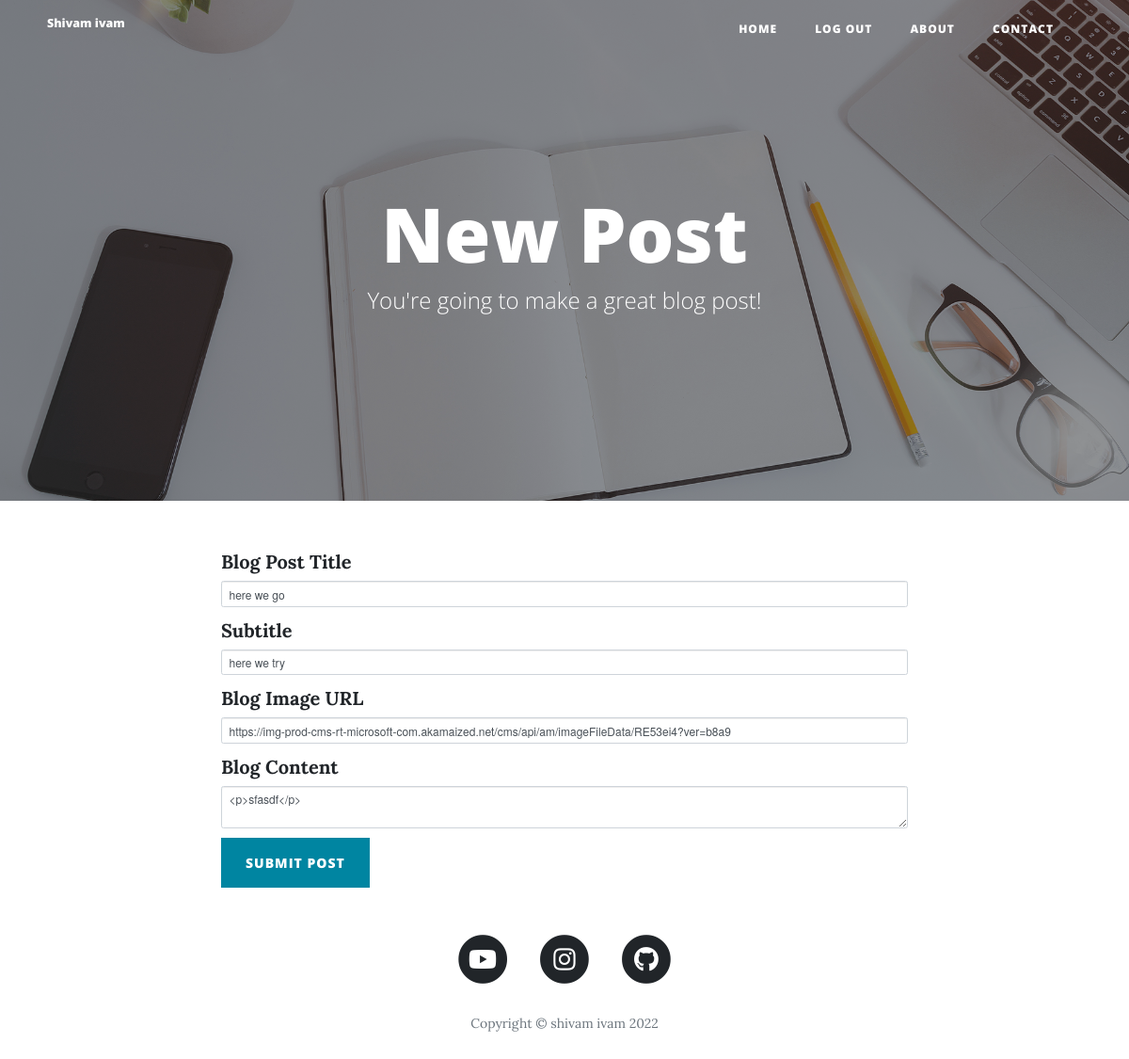
Page /edit-post/1 (signed in) on the earlier database version.
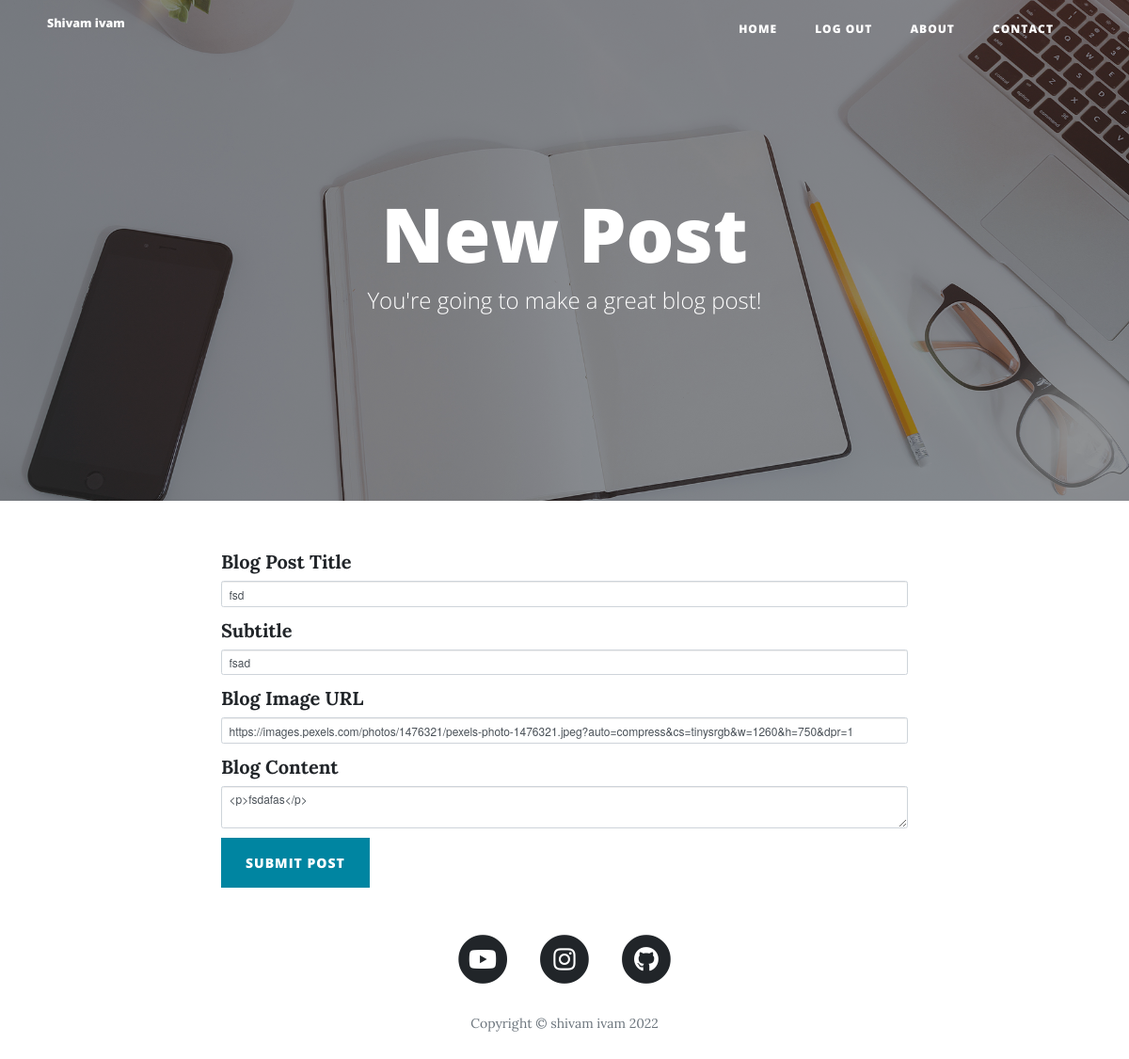
Same page on the later database version.
### main.py (models this page shows)
class BlogPost(db.Model):
    __tablename__ = "blog_posts"
    id = db.Column(db.Integer, primary_key=True)
    author_id = db.Column(db.Integer, db.ForeignKey("users.id"))
    author = relationship("User", back_populates="posts")
    title = db.Column(db.String(250), unique=True, nullable=False)
    subtitle = db.Column(db.String(250), nullable=False)
    date = db.Column(db.String(250), nullable=False)
    body = db.Column(db.Text, nullable=False)
    img_url = db.Column(db.String(250), nullable=False)
    comments = relationship("Comment", back_populates="parent_post")

### main.py (the view)
    def wrapper_function(*args, **kwargs):
        if current_user.id != 1:
            return abort(403)
        return f(*args, **kwargs)

### forms.py
class CreatePostForm(FlaskForm):
    title = StringField("Blog Post Title", validators=[DataRequired()])
    subtitle = StringField("Subtitle", validators=[DataRequired()])
    img_url = StringField("Blog Image URL", validators=[DataRequired(), URL()])
    body = CKEditorField("Blog Content", validators=[DataRequired()])
    submit = SubmitField("Submit Post")

### main.py (called while the page is built, shortened)
def admin_only(f):
    def wrapper_function(*args, **kwargs):
        if current_user.id != 1:
            return abort(403)
        return f(*args, **kwargs)
    wrapper_function.__name__ = f.__name__
    return wrapper_function

@login_manager.user_loader
def load_user(user_id):
    return User.query.get(int(user_id))

@app.route("/edit-post/<int:post_id>", methods=["GET", "POST"])
@admin_only
def edit_post(post_id):
    with app.app_context():
        post = BlogPost.query.get(post_id)
        edit_form = CreatePostForm(
            title=post.title,
            subtitle=post.subtitle,
            img_url=post.img_url,
            body=post.body
        )
    return render_template("make-post.html", form=edit_form)

### templates/make-post.html (shortened to what this page needs)
{% extends 'bootstrap/base.html' %}
{% import "bootstrap/wtf.html" as wtf %}
{% block content %}
{% include "header.html" %}
  <header class="masthead" style="background-image: url('{{ url_for('static', filename='img/edit-bg.jpg')}}')">
    <div class="overlay"></div>
    <div class="container">
      <div class="row">
        <div class="col-lg-8 col-md-10 mx-auto">
          <div class="page-heading">
            {% if is_edit: %}
            <h1>Edit Post</h1>
            {% else: %}
            <h1>New Post</h1>
            {% endif %}
            <span class="subheading">You're going to make a great blog post!</span>
          </div>
        </div>
      </div>
    </div>
  </header>
  <div class="container">
    <div class="row">
      <div class="col-lg-8 col-md-10 mx-auto">
        {{ wtf.quick_form(form, novalidate=True, button_map={"submit": "primary"}) }}
      </div>
    </div>
  </div>
{% include "footer.html" %}
{% endblock %}

### templates/header.html (shortened to what this page needs)
<!DOCTYPE html>
<html lang="en">
<head>
  <link href="{{ url_for('static', filename='vendor/bootstrap/css/bootstrap.min.css') }}" rel="stylesheet">
  <link href="{{ url_for('static', filename='vendor/fontawesome-free/css/all.min.css')}}" rel="stylesheet" type="text/css">
  <link href="{{ url_for('static', filename='css/clean-blog.min.css')}}" rel="stylesheet">
</head>
<body>
  <nav class="navbar navbar-expand-lg navbar-light fixed-top" id="mainNav">
    <div class="container">
      <a class="navbar-brand" href="{{url_for('get_all_posts')}}">Shivam ivam</a>
      <div class="collapse navbar-collapse" id="navbarResponsive">
        <ul class="navbar-nav ml-auto">
          <li class="nav-item">
            <a class="nav-link" href="{{ url_for('get_all_posts') }}">Home</a>
          </li>
        {% if current_user.is_authenticated: %}
                    <li class="nav-item">
            <a class="nav-link" href="{{ url_for('logout') }}">Log Out</a>
          </li>
                {% endif %}
          <li class="nav-item">
            <a class="nav-link" href="{{ url_for('about') }}">About</a>
          </li>
          <li class="nav-item">
            <a class="nav-link" href="{{ url_for('contact') }}">Contact</a>
          </li>
        </ul>
      </div>
    </div>
  </nav>

### templates/footer.html (shortened to what this page needs)
  <footer>
    <div class="container">
      <div class="row">
        <div class="col-lg-8 col-md-10 mx-auto">
          <ul class="list-inline text-center">
            <li class="list-inline-item">
              <a href="#">
                <span class="fa-stack fa-lg">
                  <i class="fas fa-circle fa-stack-2x"></i>
                  <i class="fab fa-youtube fa-stack-1x fa-inverse"></i>
                </span>
              </a>
            </li>
            <li class="list-inline-item">
              <a href="#">
                <span class="fa-stack fa-lg">
                  <i class="fas fa-circle fa-stack-2x"></i>
                  <i class="fab fa-instagram fa-stack-1x fa-inverse"></i>
                </span>
              </a>
            </li>
            <li class="list-inline-item">
              <a href="#">
                <span class="fa-stack fa-lg">
                  <i class="fas fa-circle fa-stack-2x"></i>
                  <i class="fab fa-github fa-stack-1x fa-inverse"></i>
                </span>
              </a>
            </li>
          </ul>
          <p class="copyright text-muted">Copyright &copy; shivam ivam 2022</p>
        </div>
      </div>
    </div>
  </footer>
</body>
</html>

Differences in the rows shown:
changed BlogPost: title "here we go" → "fsd"; subtitle "here we try" → "fsad"; img_url "https://img-prod-cms-rt-microsoft-com.akamaized.net/cms/api/am/imageFileData/RE53ei4?ver=b8a9" → "https://images.pexels.com/photos/1476321/pexels-photo-1476321.jpeg?auto=compress&cs=tinysrgb&w=1260&h=750&dpr=1"; body "<p>sfasdf</p>" → "<p>fsdafas</p>"
